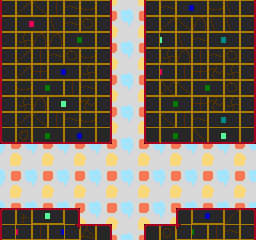

This is a level from a 2D game, rendered from its Tiled map with the project's own tilesets. A one-line summary and the complete map file follow:
An orthogonal 16x15 tile map with 16x16 px tiles, 2 tile layers (back, front) and 5 objects (Lift).

<map version="1.0" orientation="orthogonal" width="16" height="15" tilewidth="16" tileheight="16">
 <tileset firstgid="1" name="tiles1" tilewidth="16" tileheight="16">
  <image source="../tiles0.gif" trans="ff00ff" width="256" height="256" />
 </tileset>
 <layer name="back" width="16" height="15">
  <data encoding="csv">
129,130,129,130,129,130,129,130,129,130,129,130,129,130,129,130,
145,146,145,146,145,146,145,146,145,146,145,146,145,146,145,146,
129,130,129,130,129,130,129,130,129,130,129,130,129,130,129,130,
145,146,145,146,145,146,145,146,145,146,145,146,145,146,145,146,
129,130,129,130,129,130,129,130,129,130,129,130,129,130,129,130,
145,146,145,146,145,146,145,146,145,146,145,146,145,146,145,146,
129,130,129,130,129,130,129,130,129,130,129,130,129,130,129,130,
145,146,145,146,145,146,145,146,145,146,145,146,145,146,145,146,
129,130,129,130,129,130,129,130,129,130,129,130,129,130,129,130,
145,146,145,146,145,146,145,146,145,146,145,146,145,146,145,146,
129,130,129,130,129,130,129,130,129,130,129,130,129,130,129,130,
145,146,145,146,145,146,145,146,145,146,145,146,145,146,145,146,
129,130,129,130,129,130,129,130,129,130,129,130,129,130,129,130,
145,146,145,146,145,146,145,146,145,146,145,146,145,146,145,146,
129,130,129,130,129,130,129,130,129,130,129,130,129,130,129,130
</data>
 </layer>
 <layer name="front" width="16" height="15">
  <data encoding="csv">
97,98,99,100,101,102,104,0,0,97,101,67,68,102,103,104,
113,81,82,103,101,114,120,0,0,113,98,99,119,103,103,120,
97,118,119,119,65,66,104,0,0,97,70,103,101,71,72,104,
97,98,100,101,114,102,104,0,0,97,118,119,100,101,114,104,
113,98,116,67,68,118,120,0,0,113,82,100,116,117,118,120,
97,102,65,66,100,101,104,0,0,97,115,99,65,66,114,104,
97,118,119,69,70,117,104,0,0,97,65,66,116,117,118,104,
113,98,99,100,101,102,120,0,0,113,99,100,101,71,72,120,
17,18,1,2,3,4,24,0,0,17,1,2,21,5,6,24,
0,0,0,0,0,0,0,0,0,0,0,0,0,0,0,0,
0,0,0,0,0,0,0,0,0,0,0,0,0,0,0,0,
0,0,0,0,0,0,0,0,0,0,0,0,0,0,0,0,
0,0,0,0,0,0,0,0,0,0,0,0,0,0,0,0,
33,36,53,54,40,0,0,0,0,0,0,33,51,52,38,40,
113,82,100,67,134,39,40,0,0,33,34,133,66,100,101,104
</data>
 </layer>
 <objectgroup name="lines" width="16" height="15" visible="0">
  <properties>
   <property name="map_tile" value="9" />
   <property name="type" value="[&quot;n&quot;,&quot;s&quot;,&quot;e&quot;,&quot;w&quot;]" />
  </properties>
  <object x="0" y="32">
   <polyline points="0,0 0,112 112,112 112,-32" />
  </object>
  <object x="144" y="0">
   <polyline points="0,0 0,144 112,144 112,32" />
  </object>
  <object x="256" y="208">
   <polyline points="0,0 -80,0 -80,16 -112,16 -112,32" />
  </object>
  <object x="112" y="240">
   <polyline points="0,0 0,-16 -32,-16 -32,-32 -112,-32" />
  </object>
 </objectgroup>
 <objectgroup name="objects" width="16" height="15">
  <object name="Lift" gid="232" x="112" y="208" />
 </objectgroup>
</map>
